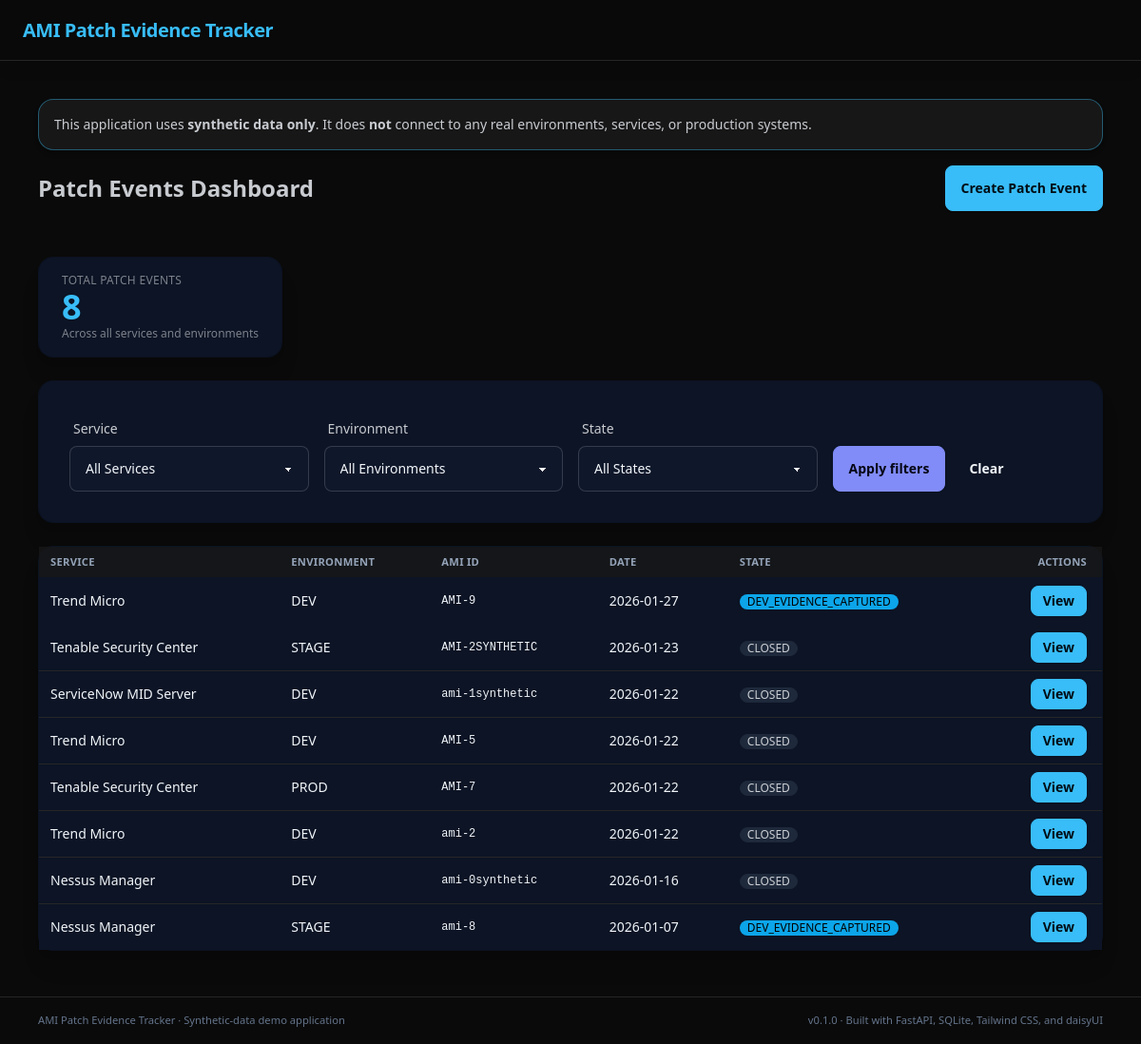
Before: / with the older database file.
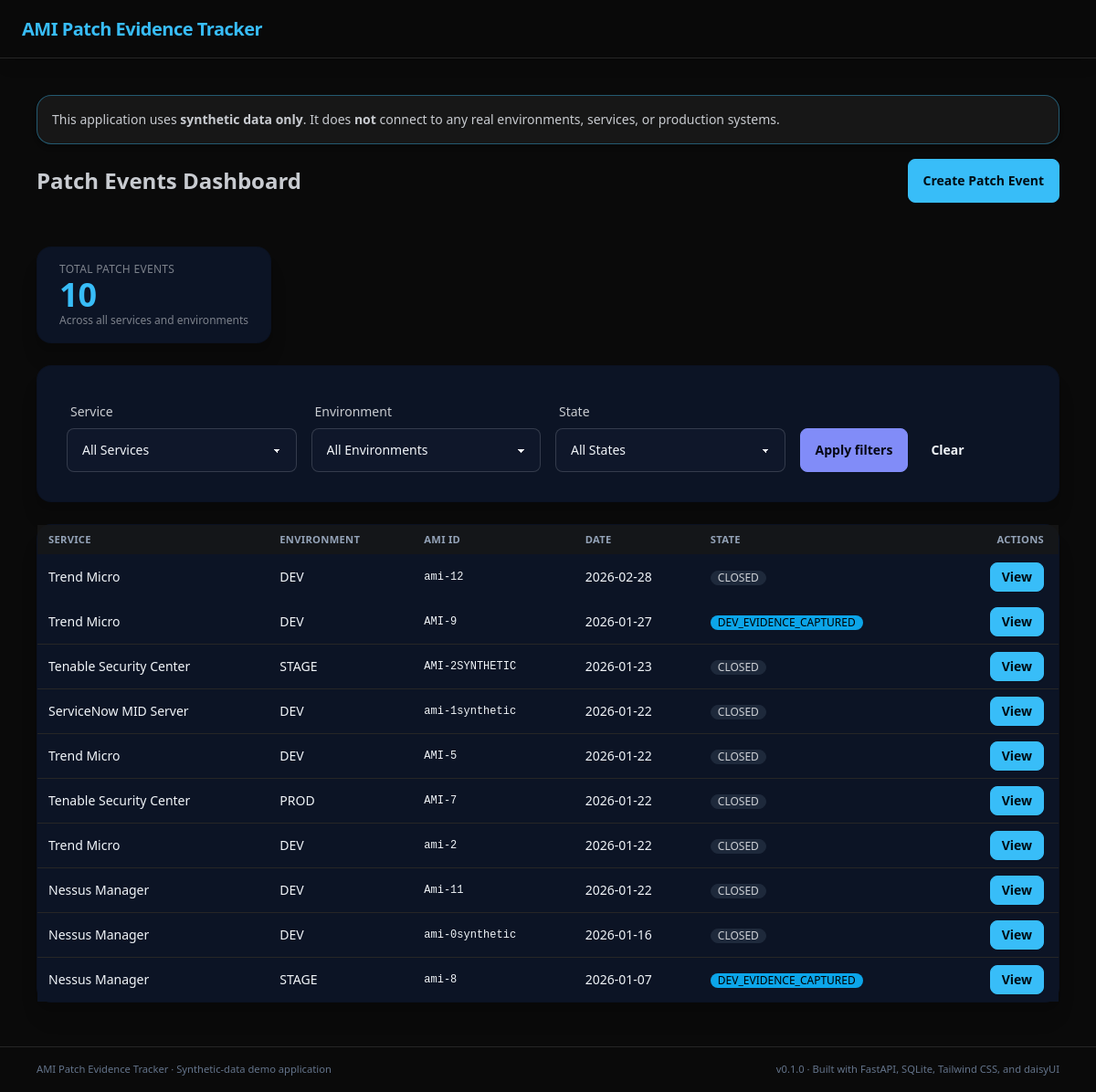
After: the same page with the newer database file.
### app/models.py (models this page shows)
class PatchEvent(Base):
    __tablename__ = "patch_events"
    id = Column(Integer, primary_key=True, index=True)
    service_id = Column(
        Integer,
        ForeignKey("services.id"),
        nullable=False,
        index=True,
    )
    environment = Column(SAEnum(Environment), nullable=False)
    ami_id = Column(String(64), nullable=False)
    patch_date = Column(Date, nullable=False)
    notes = Column(Text, nullable=True)
    dev_evidence_available = Column(Boolean, default=False, nullable=False)
    stage_cr_summary = Column(Text, nullable=True)
    prod_cr_summary = Column(Text, nullable=True)
    current_state_code = Column(
        String(50),
        nullable=False,
        default="DEV_EVIDENCE_CAPTURED",
    )
    created_at = Column(DateTime, default=datetime.utcnow, nullable=False)
    updated_at = Column(
        DateTime,
        default=datetime.utcnow,
        onupdate=datetime.utcnow,
        nullable=False,
    )
    service = relationship("Service", back_populates="patch_events")
    snapshots = relationship(
        "ScanSnapshot",
        back_populates="patch_event",
        cascade="all, delete-orphan",
    )

class Service(Base):
    __tablename__ = "services"
    id = Column(Integer, primary_key=True, index=True)
    name = Column(String(100), unique=True, nullable=False)
    patch_events = relationship("PatchEvent", back_populates="service")

### app/web/routes.py (the view)
@router.get("/", response_class=HTMLResponse)
def dashboard(
    request: Request,
    service_id: Optional[str] = None,
    environment: Optional[str] = None,
    state: Optional[str] = None,
    db: Session = Depends(get_db),
) -> HTMLResponse:
    services = db.query(Service).order_by(Service.name).all()
    service_id = service_id or None
    environment = environment or None
    state = state or None
    service_id_int: Optional[int] = None
    if service_id is not None:
        try:
            service_id_int = int(service_id)
        except ValueError:
            service_id_int = None  # ignore bad input rather than 422
    environment_enum: Optional[Environment] = None
    if environment is not None:
        try:
            environment_enum = Environment(environment)
        except ValueError:
            environment_enum = None  # ignore bad input rather than 422
    query = db.query(PatchEvent).join(Service)
    if service_id_int is not None:
        query = query.filter(PatchEvent.service_id == service_id_int)
    if environment_enum is not None:
        query = query.filter(PatchEvent.environment == environment_enum)
    if state is not None:
        query = query.filter(PatchEvent.current_state_code == state)
    patch_events = query.order_by(PatchEvent.patch_date.desc()).all()
    total_events = len(patch_events)
    dev_events = sum(
        1 for e in patch_events if e.environment == Environment.DEV
    )
    stage_events = sum(
        1 for e in patch_events if e.environment == Environment.STAGE
    )
    prod_events = sum(
        1 for e in patch_events if e.environment == Environment.PROD
    )
    dev_phase_events = sum(
        1 for e in patch_events if e.current_state_code.startswith("DEV")
    )
    stage_phase_events = sum(
        1 for e in patch_events if e.current_state_code.startswith("STAGE")
    )
    prod_phase_events = sum(
        1 for e in patch_events if e.current_state_code.startswith("PROD")
    )
    closed_events = sum(
        1 for e in patch_events
        if e.current_state_code == "CLOSED"
    )
    state_options = [
        "DEV_EVIDENCE_CAPTURED",
        "DEV_VERIFIED",
        "STAGE_CR_READY",
        "STAGE_PATCHED",
        "PROD_CR_READY",
        "PROD_PATCHED",
        "CLOSED",
    ]
    return templates.TemplateResponse(
        "dashboard.html",
        {
            "request": request,
            "services": services,
            "patch_events": patch_events,
            "selected_service_id": service_id_int,
            "selected_environment": (
                environment_enum.value if environment_enum else None
            ),
            "selected_state": state,
            "state_options": state_options,
            "environment_options": [env.value for env in Environment],
            "total_events": total_events,
            "dev_events": dev_events,
            "stage_events": stage_events,
            "prod_events": prod_events,
            "dev_phase_events": dev_phase_events,
            "stage_phase_events": stage_phase_events,
            "prod_phase_events": prod_phase_events,
            "closed_events": closed_events,
        },
    )

### templates/dashboard.html (shortened to what this page needs)
{% extends "base.html" %}
{% block content %}
  <div class="flex flex-col md:flex-row md:items-center md:justify-between gap-4 mb-6">
    <h1 class="text-2xl font-semibold text-base-content">Patch Events Dashboard</h1>
    <a href="/patch-events/new" class="btn btn-primary">Create Patch Event</a>
  </div>
  <section
    class="stats bg-base-200 border border-base-300/60 shadow-xl mb-6 max-w-xl"
  >
    <div class="stat">
      <div class="stat-title text-xs tracking-wide uppercase text-base-400">
        Total patch events
      </div>
      <div class="stat-value text-primary">{{ total_events }}</div>
      <div class="stat-desc text-xs text-base-400">
        Across all services and environments
      </div>
    </div>
  </section>
  <form
    method="get"
    action="/"
    class="card bg-base-200 border border-base-300/60 shadow-xl mb-6"
  >
    <div class="card-body grid grid-cols-1 md:grid-cols-4 gap-4">
      <div>
        <label class="label"><span class="label-text">Service</span></label>
        <select name="service_id" class="select select-bordered w-full">
          <option value="">All Services</option>
        </select>
      </div>
      <div>
        <label class="label"><span class="label-text">Environment</span></label>
        <select name="environment" class="select select-bordered w-full">
          <option value="">All Environments</option>
        </select>
      </div>
      <div>
        <label class="label"><span class="label-text">State</span></label>
        <select name="state" class="select select-bordered w-full">
          <option value="">All States</option>
        </select>
      </div>
      <div class="flex items-end gap-2">
        <button type="submit" class="btn btn-secondary w-full md:w-auto">
          Apply filters
        </button>
        <a href="/" class="btn btn-ghost w-full md:w-auto">Clear</a>
      </div>
    </div>
  </form>
  <div class="card bg-base-200 border border-base-300/60 shadow-xl">
    <div class="card-body p-0">
      {% if patch_events %}
        <div class="overflow-x-auto">
          <table class="table table-zebra table-sm w-full">
            <thead class="bg-neutral-900/80 text-[0.7rem] uppercase tracking-wide text-slate-400">
              <tr>
                <th>Service</th>
                <th>Environment</th>
                <th>AMI ID</th>
                <th>Date</th>
                <th>State</th>
                <th class="text-right pr-4">Actions</th>
              </tr>
            </thead>
            <tbody class="divide-y divide-neutral-800">
              {% for event in patch_events %}
                <tr class="hover:bg-neutral-900/60 transition-colors">
                  <td>{{ event.service.name }}</td>
                  <td>{{ event.environment.value }}</td>
                  <td class="font-mono text-xs">{{ event.ami_id }}</td>
                  <td>{{ event.patch_date }}</td>
                  <td>
                    <span
                      class="badge badge-sm
                        {% if event.current_state_code.startswith('DEV') %} badge-info
                        {% elif event.current_state_code.startswith('STAGE') %} badge-warning
                        {% elif event.current_state_code.startswith('PROD') %} badge-success
                        {% elif event.current_state_code == 'CLOSED' %} badge-neutral
                        {% else %} badge-outline{% endif %}"
                    >
                      {{ event.current_state_code }}
                    </span>
                  </td>
                  <td class="text-right pr-4">
                    <a
                      href="/patch-events/{{ event.id }}"
                      class="btn btn-sm btn-primary"
                    >
                      View
                    </a>
                  </td>
                </tr>
              {% endfor %}
            </tbody>
          </table>
        </div>
      {% else %}
        <div class="p-6">
          <p class="text-sm text-base-content/70">
            No patch events found. Try adjusting filters or create a new patch event.
          </p>
        </div>
      {% endif %}
    </div>
  </div>
{% endblock %}

### templates/base.html (shortened to what this page needs)
<!doctype html>
<html lang="en" data-theme="night">
  <head>
    <script src="https://cdn.tailwindcss.com"></script>
    <link
      rel="stylesheet"
      href="https://cdn.jsdelivr.net/npm/daisyui@4.12.10/dist/full.min.css"
    />
  </head>
  <body class="min-h-screen bg-neutral-950 text-slate-100">
    <div
      class="navbar bg-neutral-950/95 border-b border-neutral-800 backdrop-blur shadow-lg"
    >
      <div class="flex-1 px-4">
        <a href="/" class="text-xl font-semibold tracking-tight text-primary">
          AMI Patch Evidence Tracker
        </a>
      </div>
    </div>
    <main class="max-w-6xl mx-auto px-4 mt-10 mb-12">
      <div class="space-y-4">
        <div class="alert bg-neutral-900 border border-primary/40 shadow-md text-sm">
          <span>
            This application uses <span class="font-semibold">synthetic data only</span>.
            It does <span class="font-semibold">not</span> connect to any real
            environments, services, or production systems.
          </span>
        </div>
        <section class="space-y-6">
          {% block content %}{% endblock %}
        </section>
      </div>
    </main>
    <footer class="border-t border-neutral-800 bg-neutral-950/95">
      <div
        class="max-w-6xl mx-auto px-4 py-4 text-[0.7rem] text-slate-500 flex flex-col gap-1 sm:flex-row sm:items-center sm:justify-between"
      >
        <span>AMI Patch Evidence Tracker · Synthetic-data demo application</span>
        <span>v0.1.0 · Built with FastAPI, SQLite, Tailwind CSS, and daisyUI</span>
      </div>
    </footer>
  </body>
</html>

Changed rows visible on the page:
added PatchEvent: service.name "Trend Micro", environment.value "DEV", ami_id "ami-12", patch_date "2026-02-28", current_state_code "CLOSED"
added PatchEvent: service.name "Nessus Manager", environment.value "DEV", ami_id "Ami-11", patch_date "2026-01-22", current_state_code "CLOSED"
Other visible differences:
{{ total_events }}: "8" → "10"
